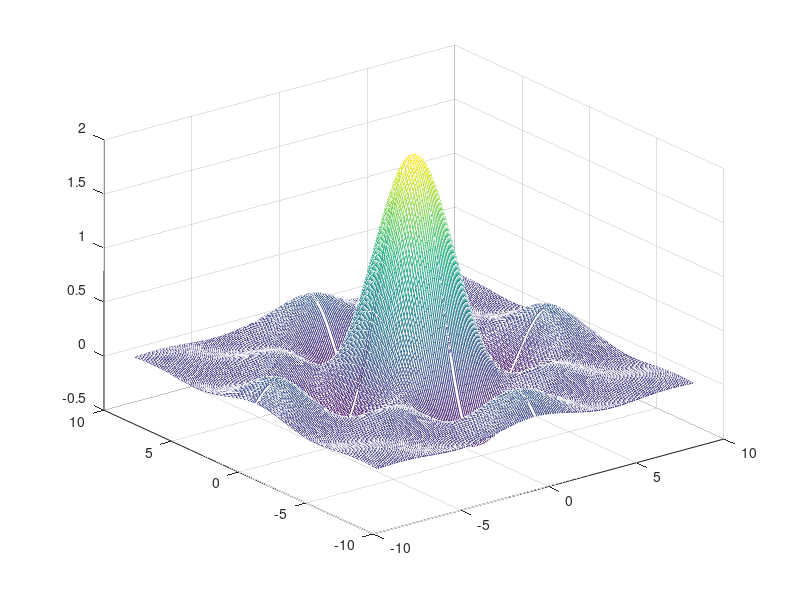
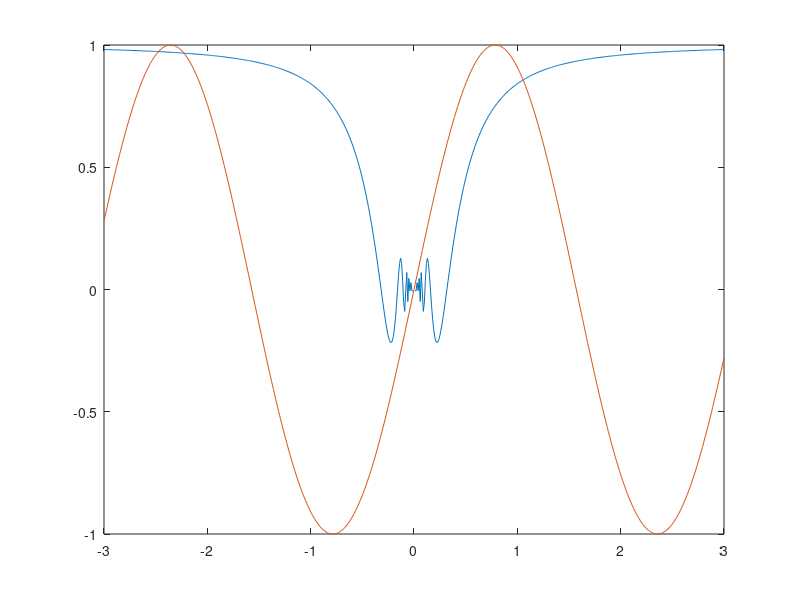
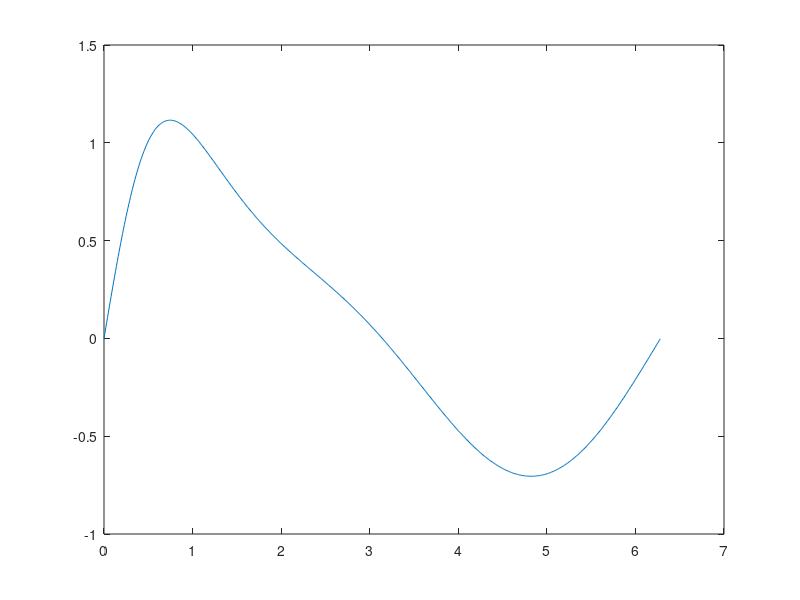

MATLAB code to generate these figures, in order:
x=-9:0.1:9;
y=x;
[X,Y]=meshgrid(x,y);
Z=(2*sin(X).*sin(Y))./(X.*Y);
mesh(X,Y,Z)

%y1=xsin(1/x)   y2=sin(2x)
x=-3:0.01:3;
y1=x.*sin(1./x);
y2=sin(2.*x);
figure
plot(x,y1,x,y2)

%y=(0.7+2cosx(1+x^2))sinx
x3=0:0.01:2*pi;
y3=(0.7+2*cos(x3)./(1+x3.^2)).*sin(x3);
[my,idx]=min(y3);
disp(x3(idx));
figure;
plot(x3,y3);

%linear equation求解

A=[1 1 4 -4
    0 1 -1 1 
    1 1 2 2
    1 -1 1 -1];
b=[2;1;4;0];
x=A\b;
disp(x);

A=[3 4 -7 -12
    5 -7 4 2
    1 0 8 -5
    -6 5 -2 10];
b=[4;-3;9;-8];
x=A\b;
disp(x);

%有理式分式的商和余
 p1=[3 0 1 0];
 p2=[1 0 0 0.5];
 p3=[1 2 -1];
 p4=[5 2 0 1];
 fenzi=conv(p1,p2);
 fenmu=conv(p3,p4);
 [q,r]=deconv(fenzi,fenmu);
 disp(q);
 disp(r);
 
 %多项式求根和求值
 p=[2 0 -3 4 0];
 roots(p)
 polyval(p,4.3)

